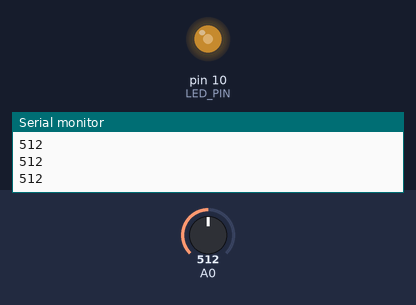
This sketch was run on a simulated Arduino Uno, built with avr-gcc and run on an emulated ATmega328P. Shown: output pins drawn as LEDs (lit = HIGH), the last lines printed to the serial monitor. The inputs (shaded band) are chosen by the test bench; at power-on: A0 = 512.

Above: at 1.2 s.
1.3 s: A0 set to 716
At 2.1 s:
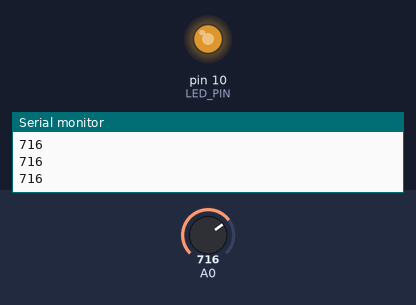
2.8 s: A0 set to 900
At 3.2 s:
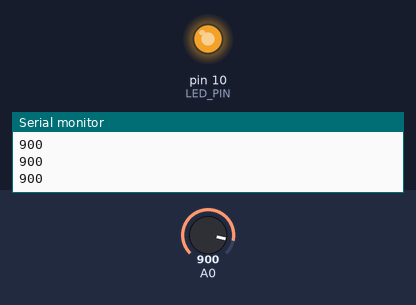
4.3 s: A0 set to 122
At 5.5 s:
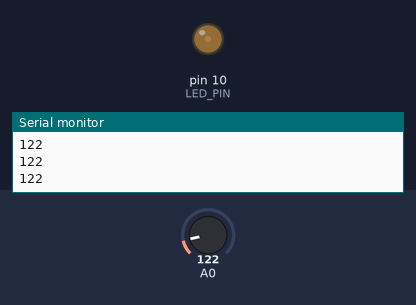
5.8 s: A0 set to 0
At 6.7 s:
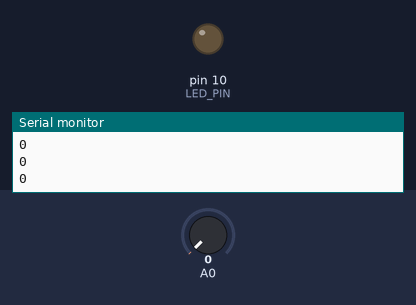
Timing chart, 0 to 8.3 s (numbered marks = the images above; inputs shaded):
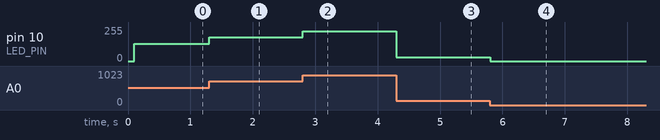

Measured:
- after the input at 1.3 s, pin 10 (LED_PIN): 128/255 → 179/255 at once
- after the input at 2.8 s, pin 10 (LED_PIN): 179/255 → 225/255 at once
- after the input at 4.3 s, pin 10 (LED_PIN): 225/255 → 30/255 at once
- after the input at 5.8 s, pin 10 (LED_PIN): 30/255 → 0/255 at once

The sketch:

14_ChangerableResist_LED.ino
```cpp
// 가변 저항 모듈을 사용해도 저항을 사용 하는 이유 = 1023 byte로 출력 시, LED가 탈 수 있기 때문에 보호하기 위함

const int LED_PIN = 10;
// delay를 없애 반응성을 더 좋게 개선
const unsigned long INTERVAL = 100;
unsigned long prevMillis = 0;

void setup() {
  Serial.begin(9600);
  pinMode(LED_PIN, OUTPUT);
}

void loop() {

  unsigned long now = millis();

  if (now - prevMillis >= INTERVAL) {
    prevMillis = now;

    int sensor = analogRead(A0);
    byte pwm = sensor >> 2; // pwm = map(sensor, 0, 1023, 0, 255);
                            // map() 내장함수 : 입력값(0~1023)을 출력값(0~255)로 변환

    Serial.println(sensor);
    analogWrite(LED_PIN, pwm);
  }

  // 여기서 다른 작업들(버튼 체크, 센서 추가 등) 계속 가능
}
```
